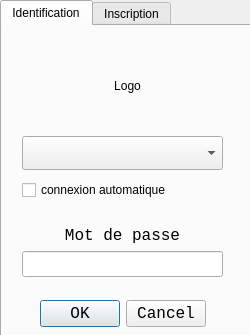
<?xml version="1.0" encoding="UTF-8"?>
<ui version="4.0">
 <class>AuthDialog</class>
 <widget class="QDialog" name="AuthDialog">
  <property name="geometry">
   <rect>
    <x>0</x>
    <y>0</y>
    <width>250</width>
    <height>335</height>
   </rect>
  </property>
  <property name="minimumSize">
   <size>
    <width>250</width>
    <height>300</height>
   </size>
  </property>
  <property name="maximumSize">
   <size>
    <width>250</width>
    <height>335</height>
   </size>
  </property>
  <property name="windowTitle">
   <string>Authentification</string>
  </property>
  <property name="windowIcon">
   <iconset resource="../../../res/res.qrc">
    <normaloff>:/images/icone_temporaire.png</normaloff>:/images/icone_temporaire.png</iconset>
  </property>
  <property name="styleSheet">
   <string notr="true"/>
  </property>
  <widget class="QTabWidget" name="authTabWidget">
   <property name="geometry">
    <rect>
     <x>0</x>
     <y>0</y>
     <width>251</width>
     <height>341</height>
    </rect>
   </property>
   <property name="styleSheet">
    <string notr="true"/>
   </property>
   <property name="currentIndex">
    <number>0</number>
   </property>
   <widget class="QWidget" name="authTab">
    <attribute name="title">
     <string>Identification</string>
    </attribute>
    <widget class="QWidget" name="layoutWidget">
     <property name="geometry">
      <rect>
       <x>20</x>
       <y>110</y>
       <width>201</width>
       <height>191</height>
      </rect>
     </property>
     <layout class="QVBoxLayout" name="verticalLayout">
      <item>
       <widget class="QComboBox" name="loginList">
        <property name="styleSheet">
         <string notr="true">height:28px;
font-size:21px;</string>
        </property>
       </widget>
      </item>
      <item>
       <widget class="QCheckBox" name="favoriteUser">
        <property name="sizePolicy">
         <sizepolicy hsizetype="Preferred" vsizetype="Fixed">
          <horstretch>0</horstretch>
          <verstretch>0</verstretch>
         </sizepolicy>
        </property>
        <property name="minimumSize">
         <size>
          <width>0</width>
          <height>28</height>
         </size>
        </property>
        <property name="toolTip">
         <string>Connexion automaitique à cet utilisateur</string>
        </property>
        <property name="autoFillBackground">
         <bool>false</bool>
        </property>
        <property name="text">
         <string>connexion automatique</string>
        </property>
       </widget>
      </item>
      <item>
       <spacer name="verticalSpacer">
        <property name="orientation">
         <enum>Qt::Vertical</enum>
        </property>
        <property name="sizeHint" stdset="0">
         <size>
          <width>20</width>
          <height>40</height>
         </size>
        </property>
       </spacer>
      </item>
      <item>
       <widget class="QLabel" name="userPassLabel">
        <property name="font">
         <font>
          <family>Monospace</family>
          <pointsize>12</pointsize>
         </font>
        </property>
        <property name="styleSheet">
         <string notr="true"/>
        </property>
        <property name="text">
         <string>Mot de passe</string>
        </property>
        <property name="alignment">
         <set>Qt::AlignBottom|Qt::AlignHCenter</set>
        </property>
       </widget>
      </item>
      <item>
       <widget class="QLineEdit" name="userPassInput">
        <property name="font">
         <font>
          <family>Monospace</family>
          <pointsize>11</pointsize>
         </font>
        </property>
        <property name="styleSheet">
         <string notr="true"/>
        </property>
        <property name="inputMethodHints">
         <set>Qt::ImhHiddenText|Qt::ImhNoAutoUppercase|Qt::ImhNoPredictiveText|Qt::ImhSensitiveData</set>
        </property>
        <property name="echoMode">
         <enum>QLineEdit::Password</enum>
        </property>
       </widget>
      </item>
      <item>
       <spacer name="verticalSpacer_2">
        <property name="orientation">
         <enum>Qt::Vertical</enum>
        </property>
        <property name="sizeHint" stdset="0">
         <size>
          <width>20</width>
          <height>40</height>
         </size>
        </property>
       </spacer>
      </item>
      <item>
       <widget class="QDialogButtonBox" name="authButtonBox">
        <property name="font">
         <font>
          <family>Monospace</family>
          <pointsize>12</pointsize>
         </font>
        </property>
        <property name="styleSheet">
         <string notr="true"/>
        </property>
        <property name="orientation">
         <enum>Qt::Horizontal</enum>
        </property>
        <property name="standardButtons">
         <set>QDialogButtonBox::Cancel|QDialogButtonBox::Ok</set>
        </property>
        <property name="centerButtons">
         <bool>true</bool>
        </property>
       </widget>
      </item>
     </layout>
    </widget>
    <widget class="QLabel" name="logo">
     <property name="geometry">
      <rect>
       <x>20</x>
       <y>10</y>
       <width>211</width>
       <height>100</height>
      </rect>
     </property>
     <property name="minimumSize">
      <size>
       <width>0</width>
       <height>100</height>
      </size>
     </property>
     <property name="maximumSize">
      <size>
       <width>16777215</width>
       <height>16777215</height>
      </size>
     </property>
     <property name="text">
      <string>Logo</string>
     </property>
     <property name="alignment">
      <set>Qt::AlignCenter</set>
     </property>
     <property name="indent">
      <number>0</number>
     </property>
    </widget>
   </widget>
   <widget class="QWidget" name="creationTab">
    <attribute name="title">
     <string>Inscription</string>
    </attribute>
    <widget class="QWidget" name="layoutWidget_2">
     <property name="geometry">
      <rect>
       <x>10</x>
       <y>30</y>
       <width>222</width>
       <height>221</height>
      </rect>
     </property>
     <layout class="QVBoxLayout" name="verticalLayout_2">
      <item>
       <widget class="QLabel" name="userPassLabel_3">
        <property name="font">
         <font>
          <family>Monospace</family>
          <pointsize>12</pointsize>
         </font>
        </property>
        <property name="styleSheet">
         <string notr="true"/>
        </property>
        <property name="text">
         <string>Nouvel utilisateur</string>
        </property>
        <property name="alignment">
         <set>Qt::AlignBottom|Qt::AlignHCenter</set>
        </property>
       </widget>
      </item>
      <item>
       <widget class="QLineEdit" name="newUserLoginInput">
        <property name="font">
         <font>
          <family>Monospace</family>
          <pointsize>11</pointsize>
         </font>
        </property>
        <property name="styleSheet">
         <string notr="true"/>
        </property>
        <property name="inputMethodHints">
         <set>Qt::ImhNone</set>
        </property>
        <property name="echoMode">
         <enum>QLineEdit::Normal</enum>
        </property>
       </widget>
      </item>
      <item>
       <widget class="QLabel" name="userPassLabel_2">
        <property name="font">
         <font>
          <family>Monospace</family>
          <pointsize>12</pointsize>
         </font>
        </property>
        <property name="styleSheet">
         <string notr="true"/>
        </property>
        <property name="text">
         <string>Mot de passe</string>
        </property>
        <property name="alignment">
         <set>Qt::AlignBottom|Qt::AlignHCenter</set>
        </property>
       </widget>
      </item>
      <item>
       <widget class="QLineEdit" name="newUserPassInput">
        <property name="font">
         <font>
          <family>Monospace</family>
          <pointsize>11</pointsize>
         </font>
        </property>
        <property name="styleSheet">
         <string notr="true"/>
        </property>
        <property name="inputMethodHints">
         <set>Qt::ImhHiddenText|Qt::ImhNoAutoUppercase|Qt::ImhNoPredictiveText|Qt::ImhSensitiveData</set>
        </property>
        <property name="echoMode">
         <enum>QLineEdit::Password</enum>
        </property>
       </widget>
      </item>
      <item>
       <widget class="QLabel" name="userPassLabel_4">
        <property name="font">
         <font>
          <family>Monospace</family>
          <pointsize>12</pointsize>
         </font>
        </property>
        <property name="styleSheet">
         <string notr="true"/>
        </property>
        <property name="text">
         <string>Confirmer mot de passe</string>
        </property>
        <property name="alignment">
         <set>Qt::AlignBottom|Qt::AlignHCenter</set>
        </property>
       </widget>
      </item>
      <item>
       <widget class="QLineEdit" name="newUserPassInputConfirm">
        <property name="font">
         <font>
          <family>Monospace</family>
          <pointsize>11</pointsize>
         </font>
        </property>
        <property name="styleSheet">
         <string notr="true"/>
        </property>
        <property name="inputMethodHints">
         <set>Qt::ImhHiddenText|Qt::ImhNoAutoUppercase|Qt::ImhNoPredictiveText|Qt::ImhSensitiveData</set>
        </property>
        <property name="echoMode">
         <enum>QLineEdit::Password</enum>
        </property>
       </widget>
      </item>
      <item>
       <spacer name="verticalSpacer_3">
        <property name="orientation">
         <enum>Qt::Vertical</enum>
        </property>
        <property name="sizeHint" stdset="0">
         <size>
          <width>20</width>
          <height>40</height>
         </size>
        </property>
       </spacer>
      </item>
      <item>
       <widget class="QDialogButtonBox" name="subscriptButtonBox">
        <property name="font">
         <font>
          <family>Monospace</family>
          <pointsize>12</pointsize>
         </font>
        </property>
        <property name="styleSheet">
         <string notr="true"/>
        </property>
        <property name="orientation">
         <enum>Qt::Horizontal</enum>
        </property>
        <property name="standardButtons">
         <set>QDialogButtonBox::Cancel|QDialogButtonBox::Ok</set>
        </property>
        <property name="centerButtons">
         <bool>true</bool>
        </property>
       </widget>
      </item>
     </layout>
    </widget>
   </widget>
  </widget>
 </widget>
 <resources>
  <include location="../../../res/res.qrc"/>
 </resources>
 <connections/>
</ui>
